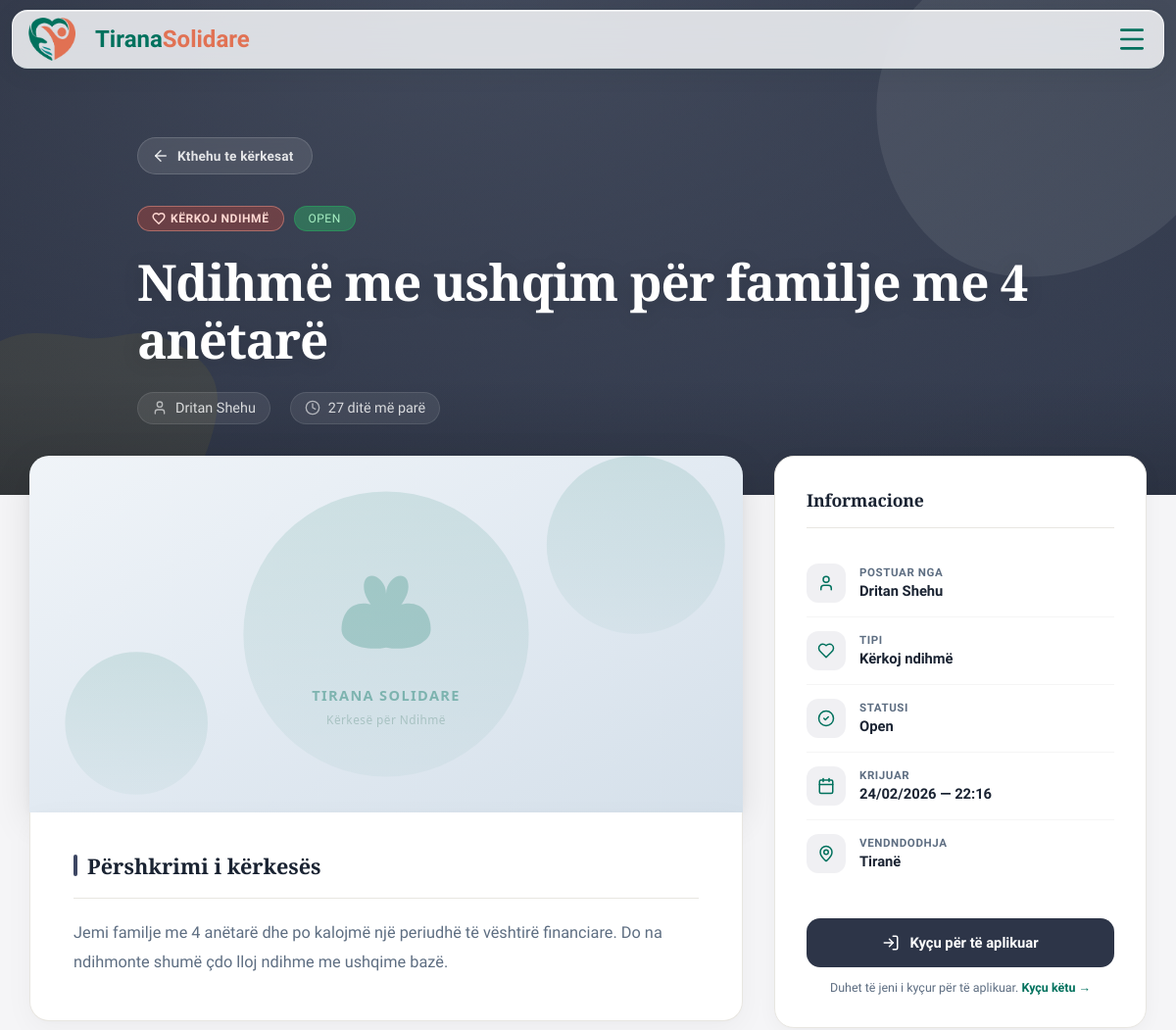
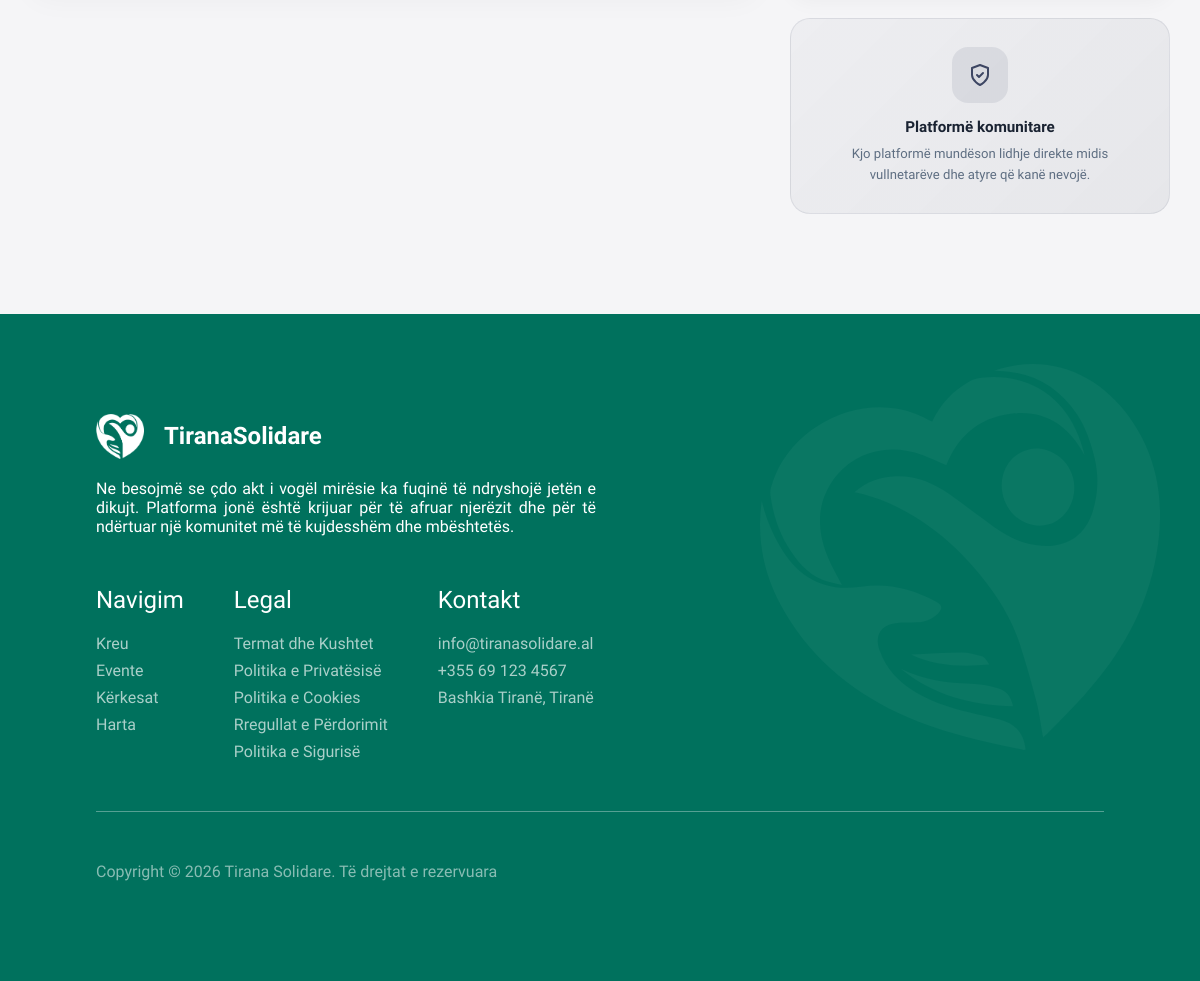
Screenshot of /views/help_requests.php?id=1 with the database file from the repository (2 pictures, top to bottom).
### tables this page shows
CREATE TABLE `kerkesa_per_ndihme` (
  `id_kerkese_ndihme` int(11) NOT NULL,
  `id_perdoruesi` int(11) DEFAULT NULL,
  `tipi` enum('Kërkesë','Ofertë') DEFAULT NULL,
  `titulli` varchar(150) DEFAULT NULL,
  `pershkrimi` text DEFAULT NULL,
  `statusi` enum('Open','Closed') DEFAULT 'Open' COMMENT 'Open/Closed',
  `imazhi` varchar(500) DEFAULT NULL,
  `vendndodhja` varchar(255) DEFAULT NULL,  `latitude` decimal(10,7) DEFAULT NULL,
  `longitude` decimal(10,7) DEFAULT NULL,  `krijuar_me` timestamp NOT NULL DEFAULT current_timestamp()
);

CREATE TABLE `perdoruesi` (
  `id_perdoruesi` int(11) NOT NULL,
  `emri` varchar(100) NOT NULL,
  `email` varchar(150) NOT NULL,
  `bio` text DEFAULT NULL,
  `profile_picture` varchar(500) DEFAULT NULL,
  `profile_public` tinyint(1) NOT NULL DEFAULT 0,
  `profile_color` varchar(20) NOT NULL DEFAULT 'emerald',
  `fjalekalimi` varchar(255) NOT NULL,
  `roli` enum('Admin','Vullnetar') DEFAULT 'Vullnetar',
  `statusi_llogarise` enum('Aktiv','Bllokuar','Çaktivizuar') DEFAULT 'Aktiv',
  `verified` tinyint(1) NOT NULL DEFAULT 0,
  `verification_token_hash` varchar(64) DEFAULT NULL,
  `verification_token_expires` datetime DEFAULT NULL,
  `password_reset_token_hash` varchar(64) DEFAULT NULL,
  `password_reset_token_expires` datetime DEFAULT NULL,
  `krijuar_me` timestamp NOT NULL DEFAULT current_timestamp(),
  `deaktivizuar_me` datetime DEFAULT NULL
);

### includes/functions.php (called while the page is built, shortened)
<?php
if (!function_exists('koheParapake')) {
    function koheParapake(string $datetime): string
    {
        $now  = new DateTime();
        $then = new DateTime($datetime);
        $diff = $now->diff($then);
        if ($diff->d > 0) return $diff->d . ' ditë më parë';
        return 'tani';
    }
}

### views/help_requests.php (the view, shortened to what this page needs)
<?php
require_once __DIR__ . '/../config/db.php';
require_once __DIR__ . '/../includes/functions.php';
$isLoggedIn = isset($_SESSION['user_id']);
$isAdmin = ($isLoggedIn && ($_SESSION['roli'] ?? '') === 'Admin');
$currentUserId = $_SESSION['user_id'] ?? null;
if (isset($_GET['id'])) {
    $id = (int) $_GET['id'];
    $stmt = $pdo->prepare(
        "SELECT k.*, p.emri AS krijuesi_emri, p.email AS krijuesi_email
         FROM Kerkesa_per_Ndihme k
         LEFT JOIN Perdoruesi p ON p.id_perdoruesi = k.id_perdoruesi
         WHERE k.id_kerkese_ndihme = ?"
    );
    $stmt->execute([$id]);
    $request = $stmt->fetch(PDO::FETCH_ASSOC);
}
  $isOwner = false;
  if (isset($request) && $request) {
    $isOwner = $isLoggedIn && ((int) $request['id_perdoruesi'] === (int) $currentUserId);
  }
?>
<!DOCTYPE html>
<html lang="sq">
<head>
  <link rel="stylesheet" href="/TiranaSolidare/public/assets/styles/main.css?v=20260318a">
  <link rel="stylesheet" href="/TiranaSolidare/public/assets/styles/requests.css?v=20260320b">
  <link rel="stylesheet" href="https://unpkg.com/leaflet@1.9.4/dist/leaflet.css" />
  <link rel="stylesheet" href="/TiranaSolidare/assets/css/map.css">
</head>
<body class="page-requests">
<?php include __DIR__ . '/../public/components/header.php'; ?>
<main>
<?php if (isset($request) && $request): ?>
<section class="rq-detail-hero <?= $request['tipi'] === 'Ofertë' ? 'rq-detail-hero--offer' : 'rq-detail-hero--request' ?>">
  <div class="rq-detail-hero__inner">
    <a href="/TiranaSolidare/views/help_requests.php" class="rq-back-link">
      <svg xmlns="http://www.w3.org/2000/svg" width="18" height="18" viewBox="0 0 24 24" fill="none" stroke="currentColor" stroke-width="2" stroke-linecap="round" stroke-linejoin="round"><path d="m12 19-7-7 7-7"/><path d="M19 12H5"/></svg>
      Kthehu te kërkesat
    </a>
    <div class="rq-detail-hero__badges">
      <span class="rq-badge rq-badge--<?= $request['tipi'] === 'Ofertë' ? 'offer' : 'request' ?>">
        <?= $request['tipi'] === 'Kërkesë' ? 'Kërkoj ndihmë' : 'Dua të ndihmoj' ?>
      </span>
      <span class="rq-badge rq-badge--<?= strtolower($request['statusi']) ?>"><?= htmlspecialchars($request['statusi']) ?></span>
    </div>
    <h1><?= htmlspecialchars($request['titulli']) ?></h1>
    <div class="rq-detail-hero__meta">
      <span><svg xmlns="http://www.w3.org/2000/svg" width="16" height="16" viewBox="0 0 24 24" fill="none" stroke="currentColor" stroke-width="2" stroke-linecap="round" stroke-linejoin="round"><path d="M19 21v-2a4 4 0 0 0-4-4H9a4 4 0 0 0-4 4v2"/><circle cx="12" cy="7" r="4"/></svg> <?= htmlspecialchars($request['krijuesi_emri'] ?? 'Anonim') ?></span>
      <span><svg xmlns="http://www.w3.org/2000/svg" width="16" height="16" viewBox="0 0 24 24" fill="none" stroke="currentColor" stroke-width="2" stroke-linecap="round" stroke-linejoin="round"><circle cx="12" cy="12" r="10"/><polyline points="12 6 12 12 16 14"/></svg> <?= koheParapake($request['krijuar_me']) ?></span>
    </div>
  </div>
</section>
<section class="rq-detail-body">
  <div class="rq-detail-layout">
    <div class="rq-detail-main">
      <div class="rq-detail-banner">
        <?php
          $detailImgSrc = '/TiranaSolidare/public/assets/images/default-request.svg';
          if (!empty($request['imazhi'])) {
              $detailImgSrc = strpos($request['imazhi'], '/') === 0 ? $request['imazhi'] : '/TiranaSolidare/public/assets/uploads/' . $request['imazhi'];
          }
        ?>
        <img src="<?= htmlspecialchars($detailImgSrc) ?>" alt="<?= htmlspecialchars($request['titulli']) ?>" onerror="this.src='/TiranaSolidare/public/assets/images/default-request.svg'">
      </div>
      <div class="rq-detail-text">
        <h2>Përshkrimi i kërkesës</h2>
        <p><?= nl2br(htmlspecialchars($request['pershkrimi'] ?? 'Nuk ka përshkrim.')) ?></p>
      </div>
    </div>
    <aside class="rq-detail-sidebar">
      <div class="rq-sidebar-card">
        <h3>Informacione</h3>
        <ul class="rq-sidebar-info">
          <li>
            <div class="rq-info-icon">
              <svg xmlns="http://www.w3.org/2000/svg" width="18" height="18" viewBox="0 0 24 24" fill="none" stroke="currentColor" stroke-width="2" stroke-linecap="round" stroke-linejoin="round"><path d="M19 21v-2a4 4 0 0 0-4-4H9a4 4 0 0 0-4 4v2"/><circle cx="12" cy="7" r="4"/></svg>
            </div>
            <div><span>Postuar nga</span><strong><?= htmlspecialchars($request['krijuesi_emri'] ?? 'N/A') ?></strong></div>
          </li>
          <li>
            <div class="rq-info-icon">
            </div>
            <div><span>Tipi</span><strong><?= $request['tipi'] === 'Kërkesë' ? 'Kërkoj ndihmë' : 'Dua të ndihmoj' ?></strong></div>
          </li>
          <li>
            <div class="rq-info-icon">
              <svg xmlns="http://www.w3.org/2000/svg" width="18" height="18" viewBox="0 0 24 24" fill="none" stroke="currentColor" stroke-width="2" stroke-linecap="round" stroke-linejoin="round"><circle cx="12" cy="12" r="10"/><path d="m9 12 2 2 4-4"/></svg>
            </div>
            <div><span>Statusi</span><strong><?= htmlspecialchars($request['statusi']) ?></strong></div>
          </li>
          <li>
            <div class="rq-info-icon">
            </div>
            <div><span>Krijuar</span><strong><?= date('d/m/Y — H:i', strtotime($request['krijuar_me'])) ?></strong></div>
          </li>
          <?php if (!empty($request['vendndodhja'])): ?>
          <li>
            <div class="rq-info-icon">
            </div>
            <div><span>Vendndodhja</span><strong><?= htmlspecialchars($request['vendndodhja']) ?></strong></div>
          </li>
          <?php endif; ?>
        </ul>
        <div class="rq-sidebar-cta">
          <?php if (!$isLoggedIn): ?>
            <a href="/TiranaSolidare/views/login.php?redirect=<?= urlencode('/TiranaSolidare/views/help_requests.php?id=' . $request['id_kerkese_ndihme']) ?>" class="rq-btn-full rq-btn-login">
              <svg xmlns="http://www.w3.org/2000/svg" width="18" height="18" viewBox="0 0 24 24" fill="none" stroke="currentColor" stroke-width="2" stroke-linecap="round" stroke-linejoin="round"><path d="M15 3h4a2 2 0 0 1 2 2v14a2 2 0 0 1-2 2h-4"/><polyline points="10 17 15 12 10 7"/><line x1="15" x2="3" y1="12" y2="12"/></svg>
              Kyçu për të aplikuar
            </a>
            <p class="rq-sidebar-hint">Duhet të jeni i kyçur për të aplikuar. <a href="/TiranaSolidare/views/login.php?redirect=<?= urlencode('/TiranaSolidare/views/help_requests.php?id=' . $request['id_kerkese_ndihme']) ?>" class="rq-hint-link">Kyçu këtu &rarr;</a></p>
          <?php elseif ($isOwner || $isAdmin): ?>
            <p class="rq-sidebar-hint">Më poshtë mund të shihni të gjithë aplikantët dhe t'i kontaktoni individualisht.</p>
          <?php elseif ($isLoggedIn): ?>
            <p class="rq-sidebar-hint">Kjo kërkesë nuk është e disponueshme për aplikim.</p>
          <?php endif; ?>
        </div>
      </div>
      <div class="rq-sidebar-trust">
        <div class="rq-sidebar-trust__icon">
          <svg xmlns="http://www.w3.org/2000/svg" width="24" height="24" viewBox="0 0 24 24" fill="none" stroke="currentColor" stroke-width="2" stroke-linecap="round" stroke-linejoin="round"><path d="M12 22s8-4 8-10V5l-8-3-8 3v7c0 6 8 10 8 10"/><path d="m9 12 2 2 4-4"/></svg>
        </div>
        <p><strong>Platformë komunitare</strong></p>
        <p class="rq-sidebar-trust__sub">Kjo platformë mundëson lidhje direkte midis vullnetarëve dhe atyre që kanë nevojë.</p>
      </div>
    </aside>
  </div>
</section>
<?php endif; ?>
</main>
<?php include __DIR__ . '/../public/components/footer.php'; ?>
</body>
</html>

### public/assets/styles/main.css (style rules this page uses)
* { margin: 0; padding: 0; -webkit-box-sizing: border-box; box-sizing: border-box; scroll-behavior: smooth; }
html, body { font-family: 'Raleway', sans-serif; color: #202020; overflow-x: hidden; }
main { overflow-y: hidden; overflow-x: hidden; }
section { position: relative; padding: 100px clamp(20px, 8%, 8%); }
:root { --font-coeff: 1; }
h1, h2, h3, h4, h5, h6 { font-family: "Bitter", serif; color: #003229; }
h1 { font-size: calc(3.5rem * var(--font-coeff)); margin-bottom: 20px; }
h2 { font-size: calc(3rem * var(--font-coeff)); margin-bottom: 20px; }
h3 { font-size: calc(2rem * var(--font-coeff)); margin-bottom: 20px; }
html { scroll-behavior: smooth; }
body { overflow-x: hidden; }
img { image-rendering: -webkit-optimize-contrast; }
body { -webkit-font-smoothing: antialiased; -moz-osx-font-smoothing: grayscale; text-rendering: optimizeLegibility; }

### rows the page displays
kerkesa_per_ndihme: statusi "OPEN", titulli "Ndihmë me ushqim për familje me 4 anëtarë", id_perdoruesi.emri "Dritan Shehu", krijuar_me "27 ditë më parë", pershkrimi "Jemi familje me 4 anëtarë dhe po kalojmë një periudhë të vështirë financiare. Do na ndihmonte shumë çdo lloj ndihme me ushqime bazë.", statusi "Open", krijuar_me "24/02/2026 — 22:16", vendndodhja "Tiranë"
